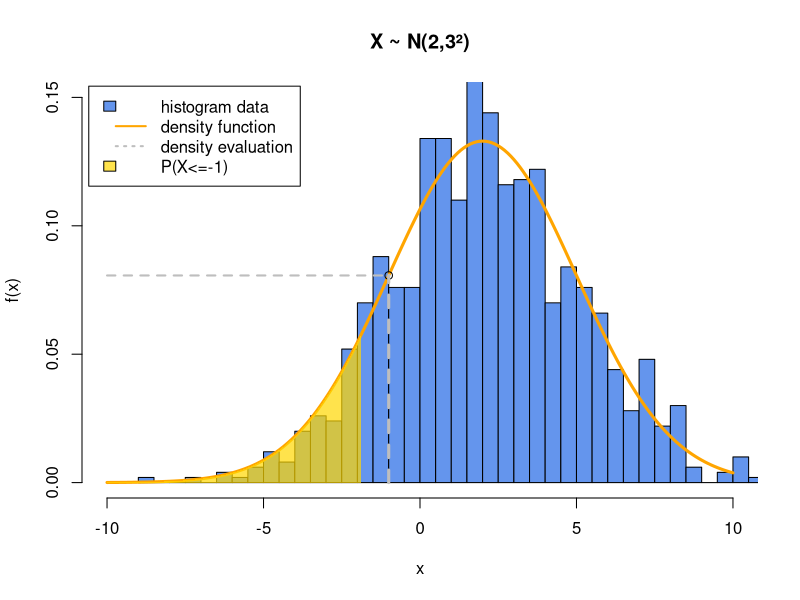
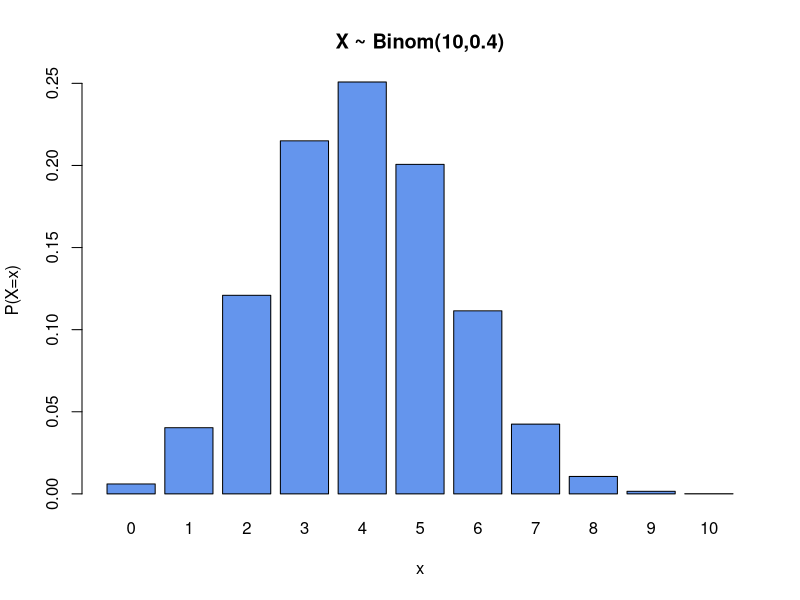
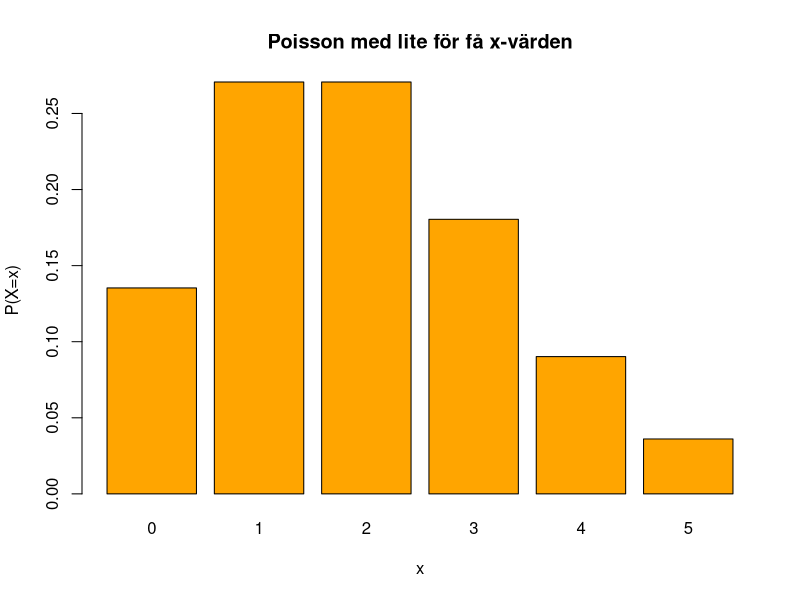
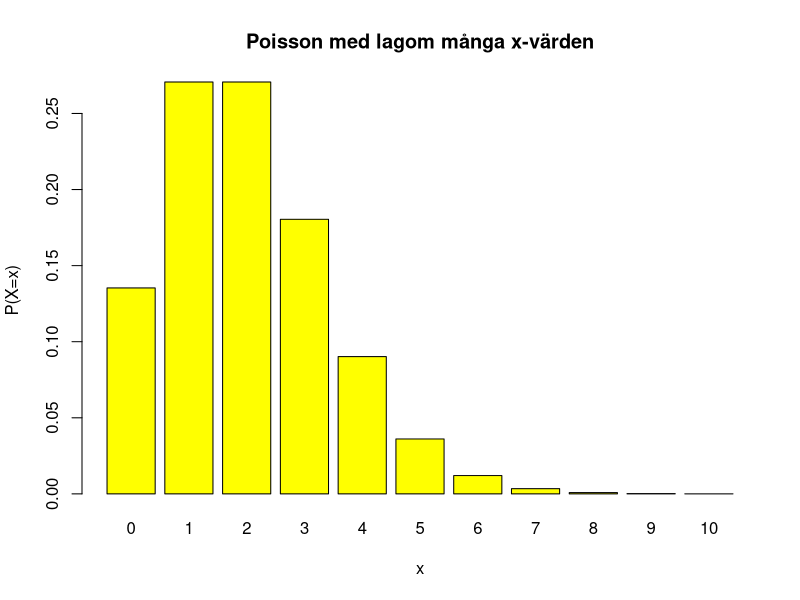
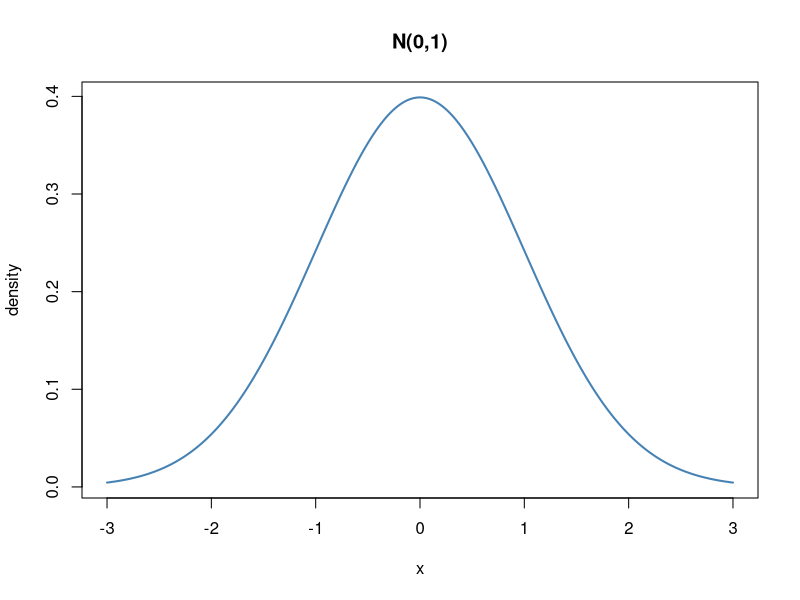

Generate these figures, in order, with R:
## ---- chunk 1
    #| code-fold: true
    #| code-summary: "Visa mig koden!"
    m = 2       # mean for the normal distribution
    s = 3       # standard deviation for the normal distribution
    x = -1      # point where the density is evaluated
    x_grid = seq(-10, 10, by = 0.1) # a vector of x-values for which we evaluate the density f(x)
    x_sample = rnorm(n = 1000, mean = m, sd = s)
    dens_norm = dnorm(x_grid, mean = m, sd = s)  # density (x) for all values in vector xgrid
    quantile10 = qnorm(0.1, mean = m, sd = s)    # 10% percentile

    # Plotting - a lot of code because I want pretty colors and legends. Sorry.
    hist(x_sample, breaks = 50, freq = F, main = "X ~ N(2,3²)", ylim = c(0,0.15), 
         xlim = c(-10,10), xlab = "x", ylab = "f(x)", col = "cornflowerblue") # freq = F gives us proportions
    lines(x_grid, dens_norm, lwd = 3, col = "orange")
    density_at_x = dnorm(x, mean = m, sd = s)
    points(x, density_at_x)
    lines(x = c(x,x), c(0,density_at_x), col = "gray", lty = 2, lwd = 3)
    lines(x = c(-10,x), c(density_at_x,density_at_x), col = "gray", lty = 2, lwd = 2)
    x_lower = x_grid[x_grid < quantile10]
    polygon(x = c(x_lower, rev(x_lower)), border = NA,
            y = c(rep(0, length(x_lower)), rev(dnorm(x_lower, mean = m, sd = s))), 
            col = rgb(1,0.8431373,0, alpha = 0.7)
    )
    legend("topleft", inset=.01, 
           legend=c("histogram data", "density function", "density evaluation", "P(X<=-1)"),
           col=c("cornflowerblue", "orange", "gray"), 
           lty = c(NA, 1, 3, NA), 
           lwd = c(NA, 2, 2, NA), 
           fill = c("cornflowerblue", NA, NA, rgb(1,0.8431373,0, alpha = 0.7)), 
           border = c(1,0,0,1), cex=1
    )
## ---- chunk 2
#| echo: false
message(paste("dnorm to compute density at", x), ": f(x) = ", dnorm(x, mean = m, sd = s))
message(paste("pnorm to compute prob that X is lower than", x), ": P(X<=x) = ", pnorm(x, mean = m, sd = s))
message(paste("qnorm to compute 10% quantile of X as ", qnorm(p = 0.10, mean = m, sd = s)))
## ---- chunk 3
dnorm(x = c(-1,0,1), mean = 0, sd = 1)
## ---- chunk 4
dnorm(x = c(-1,0,1), mean = c(0, 0.5, 3), sd = 1)
## ---- chunk 5
n = 10
p = 0.4
xvalues = seq(0,n) # en vektor med alla möjliga utfall på X, dvs 0,1,2,...,n
probs = dbinom(x = xvalues, size = n, prob = p) # vektoriserat 
probs
## ---- chunk 6
names(probs) <- xvalues
barplot(probs, col = "cornflowerblue", ylab = "P(X=x)", xlab = "x", main = "X ~ Binom(10,0.4)")
## ---- chunk 7
xvalues = 0:5
probs = dpois(x = xvalues, lambda = 2)
names(probs) <- xvalues
barplot(probs, col = "orange", xlab  = "x", ylab = "P(X=x)", main = "Poisson med lite för få x-värden")
## ---- chunk 8
xvalues = 0:10
probs = dpois(x = xvalues, lambda = 2)
names(probs) <- xvalues
barplot(probs, col = "yellow", xlab  = "x", ylab = "P(X=x)", main = "Poisson med lagom många x-värden")
## ---- chunk 9
xvalues = seq(-3, 3, by = 0.01) # by=0.01 talar om att vi vill ha avstånd 0.01 mellan värdena.
density_values = dnorm(xvalues, mean = 0, sd = 1)
plot(xvalues, density_values, type = "l", xlab = "x", ylab = "density", main = "N(0,1)",
     col = "steelblue", lwd = 2) # lwd är line width, dvs tjocklek på linje.
## ---- chunk 10
# Write your code here
## ---- chunk 11
# Write your code here
## ---- chunk 12
# Write your code here
## ---- chunk 13
# Write your code here
## ---- chunk 14
# Write your code here
## ---- chunk 15
# Write your code here
## ---- chunk 16
# Write your code here
## ---- chunk 17
# Write your code here
## ---- chunk 18
# Write your code here
## ---- chunk 19
visits_per_hour = c(0, 1,  6,  0,  1,  0,  1,  0,  3,  0,  0,  0,  0,  2,  2, 
                    0,  1,  9,  1,  1,  0,  1,  0,  0)
## ---- chunk 20
# Write your code here
## ---- chunk 21
# Write your code here
## ---- chunk 22
# Write your code here
